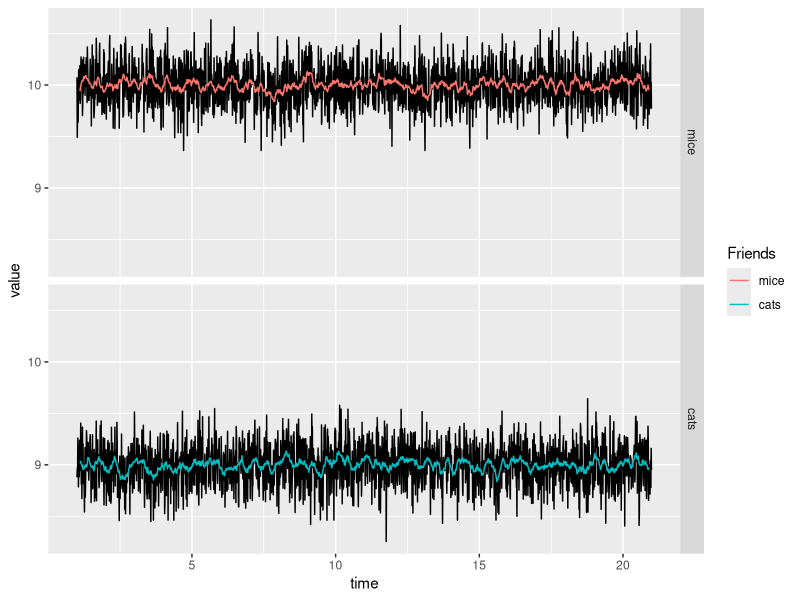
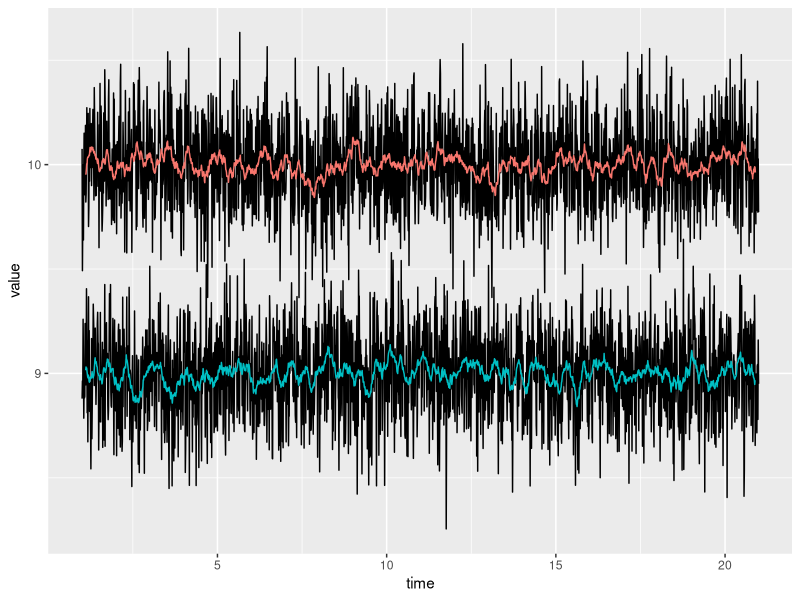
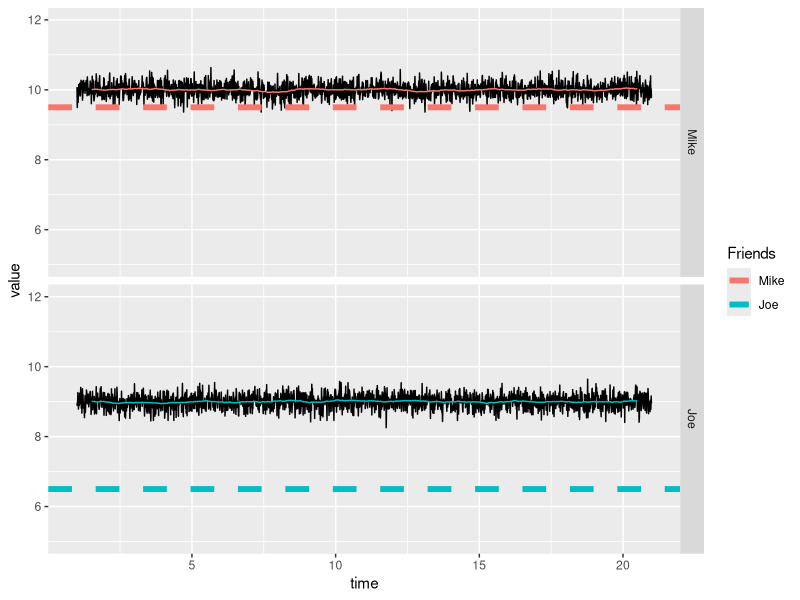
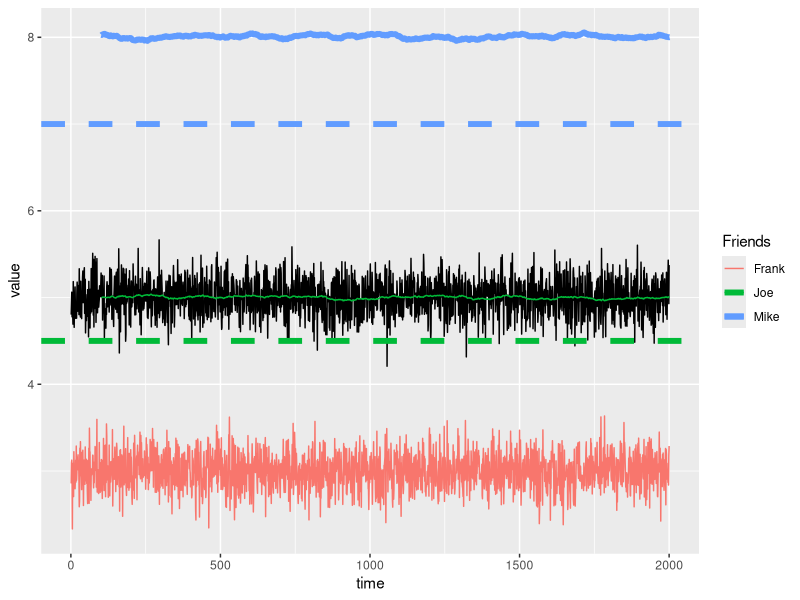

Recreate these plots in R, in order.
###################################################################################
#: Title       : qplot.ts.R
#: Author      : Salvatore Cosseddu - S.M.Cosseddu@warwick.ac.uk                  #
#: Institution : University of Warwick - Centre for Scientific Computing and	  #
#                                        School of Engineering			  #
#: Description : Alternative version of plot.ts using ggplot2
#: Written on Tuesday, 13 November 2012.
#: Version     : 0.01								  #
# 										  #
#										  #
#  COPYRIGHT					       				  #
#  Copyright © 2012.Salvatore Cosseddu		       				  #
#  Centre for Scientific Computing, University of Warwick.		       	  #
#  License GPLv3+: GNU GPL version 3 or later <http://gnu.org/licenses/gpl.html>. #
#  This is free software: you are free to change and redistribute it.         	  #
#  There is NO WARRANTY, to the extent permitted by law.          		  #
#										  #
###################################################################################


qplot.ts <- function(x, window.length=NULL,var.name="variable", val.name="value",
                     smoothonly=FALSE, facet=FALSE, facetscale="free", title=NULL,
                     xlab="x", ylab="y", xlim=NULL, ylim=NULL, ref=NULL,
                     legend=TRUE, add=NULL, ts.names=NULL, ...) {

  require(ggplot2)
  require(reshape2)
  # x is considered a ts 
  x <- as.ts(x)
  
  ## getting x properties
  singleseries <- FALSE
  if (!is.null(colnames(x))) {
    if (is.null(ts.names)) {
      ##       #multiple series
      ts.names <- colnames(x)
    }  else {
      colnames(x) <- ts.names
    }
    n.series <- ncol(x)
    print(paste("working with", ts.names))
  } else {
    ##single ts, I'm not sure how to deal with it.
    singleseries <- TRUE
    n.series <- 1
  }
  
  dt <- deltat(x)
  first <- start(x)

  ## checking wheter smoothing trajectory is required
  ## it depends if window.length is declared
  if (is.null(window.length)) {
    print.smooth <- FALSE
  } else {
    print.smooth <- TRUE
  }

  if (!print.smooth && smoothonly) {
    print("plot.ts.smooth error: if smoothonly and window.length must be passed")
    return()
  }
  
  ## creating smooth trajectory
  if (print.smooth) {
    ## TODO add function for this
    ## filtering the trajectory with moving averages method
    k <- rep(1/window.length, window.length) #filter
    x.ma <- as.matrix(na.omit(filter(x,k,sides=2)))  #filtered traj
    ## using a matrix and modifing the name to fix the bug in the case of 
    ## x being a simple vector (ver 0.5)
    colnames(x.ma) <- ts.names
    
    ## creating a new ts with the filtered traj
    x.ts.ma <- ts(x.ma, deltat=dt ,start=first+(window.length/2)*dt)
  }
    
  ## ####################
  ## ggplot2
  ## reshaping for ggplot2, that needs well shaper data.frames
  x.ts.df <- melt(data.frame(time=as.numeric(time(x)), x), id.vars="time", variable.name=var.name, value.name=val.name)
  if (print.smooth) {
    x.ts.ma.df <- melt(data.frame(time=as.numeric(time(x.ts.ma)), x.ts.ma), id.vars="time", variable.name=var.name, value.name=val.name)
  }
  
  ## in the case of a single ts, rename the variable according to ts.names
  if (!is.null(ts.names) && singleseries ) {
    x.ts.df[,var.name] <- ts.names

    if (print.smooth) {
      x.ts.ma.df[,var.name] <- ts.names
    }
  }
  
    ## value name is <value.name>.ma
#  x.ts.ma.df <- melt(data.frame(time=as.numeric(time(x.ts.ma)), x.ts.ma), id.vars="time", variable.name=variable.name, value.name=paste(value.name,"ma",sep="."))

  ## plotting
  ## adding first ggplot layer
  if (is.null(add)) {
    x.ts.plt <- ggplot(x.ts.df)
  } else {
    x.ts.plt <- add
  }


  ###################################################################
  ##  plot ts
  ## if smooth line is present, the coloured part is the smoothed line
  if (!smoothonly && print.smooth) {
    x.ts.plt <- x.ts.plt + geom_line(data=x.ts.df, aes_string(x="time", y=val.name, group = var.name))  #all points
  }

  if (print.smooth) {
    x.ts.plt <- x.ts.plt + geom_line(data=x.ts.ma.df, aes_string(x="time", y=val.name, colour=var.name),...)
  } else {
    x.ts.plt <- x.ts.plt + geom_line(data=x.ts.df, aes_string(x="time", y=val.name, colour=var.name),...)
  }

  #########################################################################

  
    ## creating subplot if required (facet=TRUE)
  facetformula <- paste(var.name,".", sep=" ~ ")
  if (facet) { x.ts.plt <-  x.ts.plt + facet_grid(as.formula(facetformula), scales=facetscale) }
  
  ## if a reference exists
  if (!is.null(ref)) {
    if ( !is.numeric(ref) ) {
      if (ref == "mean") {
        ref <- mean(as.vector(x))
        print(paste("the mean is", ref))
      } else {
        stop ("Error in mean definition, a number or mean are allowed")
      }
    }
    
    ref.l <- length (ref)
    if ( ref.l == 1) {
      ## if only one data is provided a data.frame the same size of x is built
      ref <- as.data.frame(matrix (rep(ref, n.series), ncol = n.series))
    } else if (ref.l == n.series) {
      ## ref is the same length as x
      ref <- as.data.frame (t(ref))
    } else {
      stop("ref has to be length 1 or ncol(x)")
    }

    names(ref) <- paste(sub(" ",".",ts.names))
    print (ref)
    mean.set <- melt(ref, value.name="ref", variable.name=var.name)
    print (mean.set)
    print("using reference values:")
    print(mean.set)
  
    x.ts.plt <- x.ts.plt + geom_hline(data=mean.set, aes_string(yintercept="ref", colour=var.name), size=2, linetype="dashed", alpha=1) #, col="green"

  }

  ## labelling the plot
  x.ts.plt <- x.ts.plt + labs(list(title = title, x = xlab, y = ylab))

  ## applying limits
  if (!is.null(xlim)) {
    x.ts.plt <- x.ts.plt + xlim(xlim)
  }

  if (!is.null(ylim)) {
    x.ts.plt <- x.ts.plt + ylim(ylim)
  }

  if (!legend) {
    x.ts.plt <- x.ts.plt + theme(legend.position="none")
  }
  
  return(x.ts.plt)

  
}


## qplot.ts                 package:clib                  

## Plotting Time-Series Objects using ggplot2

## Description:

##      plot.ts alternative that uses gglot2

## Usage:

##     qplot.ts (x, var.name="variable", val.name="value", window.length=NULL,
##                  smoothonly=FALSE, facet=FALSE, facetscale="free", title=NULL,
##                  xlab="x", ylab="y", xlim=NULL, ylim=NULL, ref=NULL,
##                  legend=TRUE, add=NULL, ts.names=NULL, ...) {
##
     
## Arguments:

## x: time series objects or data.frame.

## var.name: a definition for the data sets, it will return in the legend.

## val.name: a definition for the values in the data sets.

## window.length: integer, if present the ts will be plotted in black, with a 
##                colored smoothed line. The smoothing procedure is moving averages.

## smoothonly=logical, indicating if only the smooth lines should be drawn.

## facet: logical, for multivariate time series, should the series by plotted
##        separately (with a common time axis) or on a single plot?

## facetscale: it is the scale value for the facet y axes, directly passed to gglot2;
##             from ggplot2 manual:
##             Are scales shared across all facets ("fixed"),
##             or do they vary across rows ("free_x"), columns ("free_y"),
##             or both rows and columns ("free")

## title: plot title

## xlab, ylab: axis labels.

## xlim, ylim: axis ranges. 

## ref: vector, contains reference values that will be plotted as dashed lines.

## legend: logical, plot legend,

## add: if a ggplot object is provided (for instance a preview output from qplot.ts)
##      the new layers will be added to it. 

## ts.names: vector, contains the names of each data sets. If not provided, the names from
##           colnames(x) will be used. It will return in the legend 
## ... : additional arguments to be passed to ggplot (see ggplot manual)

## See Also:

##      ‘ts’ for basic time series construction and access functionality.

## Examples:

 

## working on a ts on different facets
gggg <- ts (
  cbind (rnorm(2000, 10, 0.2),
         rnorm(2000, 9, 0.2)), deltat=0.01
  )

qplot.ts( x=gggg, window.length=20,var.name="Friends", facet=TRUE, facetscale="fixed", title="test", xlab="r", ylab="gr", xlim=NULL, ylim=NULL, legend=TRUE, add=NULL, ts.names=c("mice","cats"))


qplot.ts( x=gggg, window.length=21,var.name="Friends", facet=FALSE, facetscale="fixed", title="test", xlab="r", ylab="gr", xlim=NULL, ylim=NULL, legend=FALSE, add=NULL, ts.names=c("mice","cats"))

colnames(gggg) <- c("Mike", "Joe")
qplot.ts( x=gggg, window.length=101, var.name="Friends", facet=T, facetscale="free", title="test", xlab="x", ylab="y", ylim=range(5,12), legend=T, ref=c(9.5,6.5))

## playing with several options
gggg2 <- rnorm(2000, 8, 0.2)
data1 <- qplot.ts( x=gggg2, window.length=101, smoothonly=T, var.name="Friends", facet=F, title="test", xlab="x", ylab="y", ts.names="Mike", ref=7, size=2)

gggg3 <- rnorm(2000, 5, 0.2)
data1 <- qplot.ts( x=gggg3, window.length=101, var.name="Friends", facet=F, title="test", xlab="x", ylab="y", add=data1, ts.names="Joe",legend=T,ref=4.5)

gggg4 <- rnorm(2000, 3, 0.2)
qplot.ts( x=gggg4, var.name="Friends", facet=F, title="test", xlab="x", ylab="y", add=data1, ts.names="Frank",legend=T)





